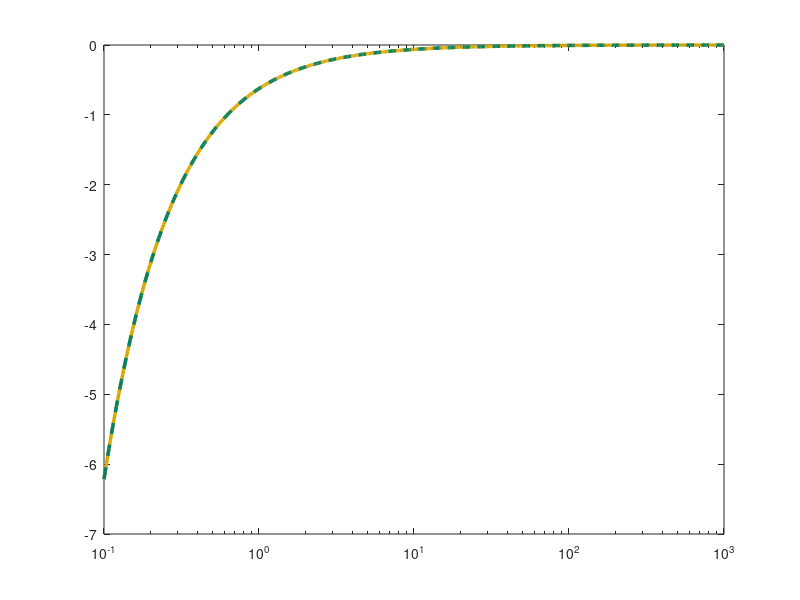

This chart was generated by the following MATLAB code: (Note: this script raises an error after producing the figure.)
kp = 16853/1296; ki = 1/(16853*419*10^-6);
num = [kp ki]; den = [1 0]; sys = tf(num, den);
w = logspace(-1, 3, 500);

phi_theory = -atan( ki ./ (kp .* w) );
[mag, phase] = bode(sys, w);
phase = squeeze(phase);
phi_deg = phi_theory * 180/pi;

figure('Position', [100 100 900 400], 'Color','white');
semilogx(w, phi_deg, 'Color', [0.85, 0.65, 0], 'LineStyle', '-', 'LineWidth', 2.5); 
hold on;
semilogx(w, phase, 'Color', [0, 0.5, 0.4], 'LineStyle', '--', 'LineWidth', 2.5);

ax = gca; ax.LineWidth = 1.5; ax.FontSize = 13;
ax.XColor = [0.3 0.3 0.3]; ax.YColor = [0.3 0.3 0.3];
ax.GridColor = [0.9 0.9 0.9]; ax.GridAlpha = 0.4;
ax.MinorGridColor = [0.95 0.95 0.95]; ax.MinorGridAlpha = 0.2;
grid on; grid minor; box on; xlim([0, 10]);

xlabel('\omega'); 
ylabel('φ(\omega)');
legend('φ_{theor}', 'φ_{sys}', 'Location','northeast','FontSize',15);
exportgraphics(gcf, '../../../images/task5/freq/lfch5.png', 'Resolution', 500);
